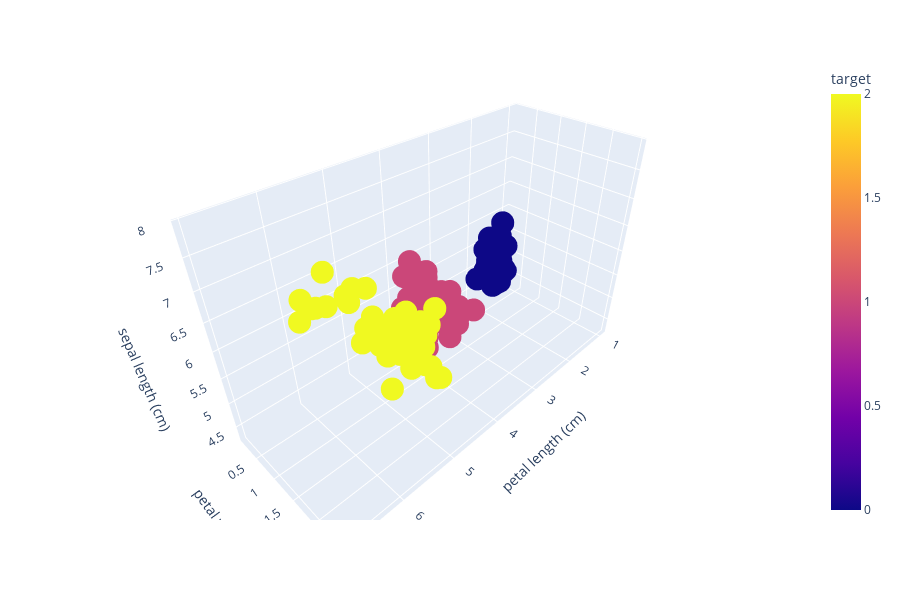

The code cell stored with this chart in its notebook:
### Code cell
fig.show()

### Figure 1 — Plotly figure (JSON) as saved in the notebook; plotly's stock layout.template omitted (floating-point values rounded to 4 significant figures; data arrays with more than 128 entries replaced by an {"elided": "..."} marker saying what was removed)
{"data": [{"hoverlabel": {"namelength": 0}, "hovertemplate": "petal length (cm)=%{x}<br>petal width (cm)=%{y}<br>sepal length (cm)=%{z}<br>target=%{marker.color}", "legendgroup": "", "marker": {"color": {"elided": "150 int values"}, "coloraxis": "coloraxis", "symbol": "circle"}, "mode": "markers", "name": "", "scene": "scene", "showlegend": false, "type": "scatter3d", "x": {"elided": "150 float values"}, "y": {"elided": "150 float values"}, "z": {"elided": "150 float values"}}], "layout": {"coloraxis": {"colorbar": {"title": {"text": "target"}}, "colorscale": [[0, "#0d0887"], [0.1111, "#46039f"], [0.2222, "#7201a8"], [0.3333, "#9c179e"], [0.4444, "#bd3786"], [0.5556, "#d8576b"], [0.6667, "#ed7953"], [0.7778, "#fb9f3a"], [0.8889, "#fdca26"], [1, "#f0f921"]]}, "height": 600, "legend": {"tracegroupgap": 0}, "margin": {"t": 60}, "scene": {"domain": {"x": [0, 1], "y": [0, 1]}, "xaxis": {"title": {"text": "petal length (cm)"}}, "yaxis": {"title": {"text": "petal width (cm)"}}, "zaxis": {"title": {"text": "sepal length (cm)"}}}}}
